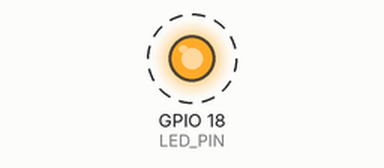
A program run on a simulated Raspberry Pi (BCM pin numbers). On the bench: output pins drawn as LEDs (lit = HIGH). Dashed ring = blinking.

Above: at 0.5 s.
Timing chart, 0 to 4.6 s (numbered marks = the images above):
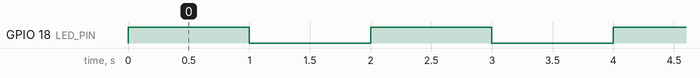

Measured:
- by itself, GPIO 18 (LED_PIN): alternates HIGH for 1.0 s and LOW for 1.0 s

The program:

flash2.py
```python
import RPi.GPIO as gpio
import time

LED_PIN = 18

"""
Set the mode (either BOARD or BCM)
See http://www.raspberrypi-spy.co.uk/2012/06/simple-guide-to-the-rpi-gpio-header-and-pins/
for more information.
For now, we will use BCM (its the same for Pi 2/3)
"""
gpio.setmode(gpio.BCM)

# set LED pin as an OUTPUT pin, so we can write to it
gpio.setup(LED_PIN, gpio.OUT)

try:
    # loop forever
    while True:
        # set the LED state to the opposite of the current state
        gpio.output(LED_PIN, not gpio.input(LED_PIN))
        # wait for 1 second
        time.sleep(1)
except KeyboardInterrupt:
    pass


# clean up any GPIO pins we have been using
gpio.cleanup()
```
